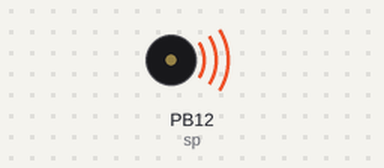
Recording of a sketch running on a simulated STM32 Blue Pill. On the bench: buzzer (waves = sounding).

Above: at 0.1 s.
At 1.1 s:
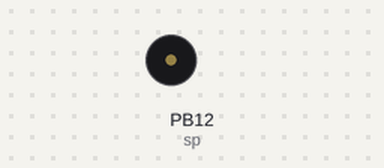
Timing chart, 0 to 2.6 s (numbered marks = the images above):
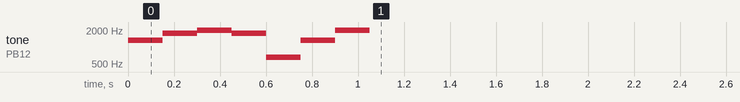

The sketch:

test_speaker.ino
```cpp
#define mC 261.626
#define mD 293.665
#define mE 329.628
#define mF 349.228
#define mG 391.995
#define mA 440.000
#define mB 493.883
#define nn 0.0

#define BEAT_TIME 200

#define BOOT_UP   1
#define SHUT_DOWN 2
#define CLANNAD   3

static const int sp = PB12;

// BOOT_UP
float mm1[] = {mE*4, mA*4, mB*4, mA*4, mE*2, mE*4, mB*4};

// SHUT_DOWN
float mm2[] = {mA*4, mE*4, mA*2, mB*4};

// Dango Big Family
float mm3[] = {mE*4, mD*4, mG*4, nn, mG*4, mG*4, mA*4, nn,
               mA*4, mA*4, mB*4, nn, mG*4, mG*4, mD*4, nn,
               mE*4, mD*4, mG*4, nn, mG*4, mG*4, mA*4, nn,
               mA*4, mA*4, mB*4, mB*4, mG*4};

void setup(){
  pinMode(sp, OUTPUT);
  beep(BOOT_UP);
}

void loop(){

}

void _beep(float *mm, int m_size, int b_time){

  for(int i=0; i<m_size; i++){
    tone(sp, mm[i], b_time);
    delay(b_time);
  }
  noTone(sp);
}

void beep(int mode){
  if(mode == BOOT_UP){
    int m_size = sizeof(mm1)/sizeof(float);
    _beep(mm1, m_size, 150);
  }
  else if(mode == SHUT_DOWN){
    int m_size = sizeof(mm2)/sizeof(float);
    _beep(mm2, m_size, 150);
  }
  else if(mode == CLANNAD){
    int m_size = sizeof(mm3)/sizeof(float);
    _beep(mm3, m_size, 200);
  }
  else{
    // do nothing
  }
}
```
